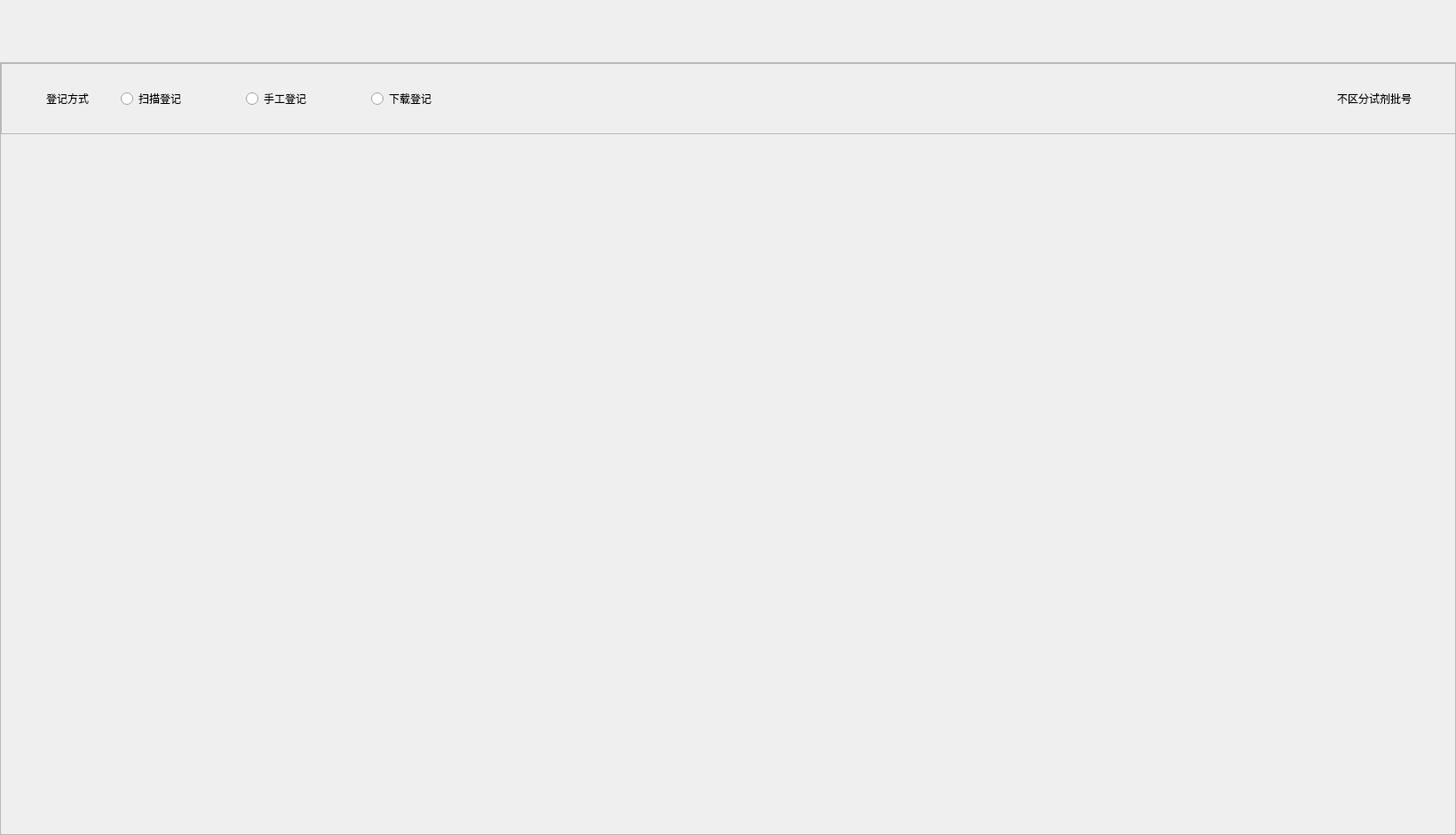
<?xml version="1.0" encoding="UTF-8"?>
<ui version="4.0">
 <class>QcDocRegDlg</class>
 <widget class="BaseDlg" name="QcDocRegDlg">
  <property name="geometry">
   <rect>
    <x>0</x>
    <y>0</y>
    <width>1640</width>
    <height>940</height>
   </rect>
  </property>
  <property name="windowTitle">
   <string>QcDocRegDlg</string>
  </property>
  <widget class="QFrame" name="ContentFrame">
   <property name="geometry">
    <rect>
     <x>0</x>
     <y>70</y>
     <width>1640</width>
     <height>870</height>
    </rect>
   </property>
   <property name="minimumSize">
    <size>
     <width>1640</width>
     <height>870</height>
    </size>
   </property>
   <property name="maximumSize">
    <size>
     <width>1640</width>
     <height>870</height>
    </size>
   </property>
   <property name="frameShape">
    <enum>QFrame::StyledPanel</enum>
   </property>
   <property name="frameShadow">
    <enum>QFrame::Raised</enum>
   </property>
   <widget class="QFrame" name="TopFrame">
    <property name="geometry">
     <rect>
      <x>1</x>
      <y>1</y>
      <width>1640</width>
      <height>80</height>
     </rect>
    </property>
    <property name="minimumSize">
     <size>
      <width>1640</width>
      <height>80</height>
     </size>
    </property>
    <property name="maximumSize">
     <size>
      <width>1640</width>
      <height>80</height>
     </size>
    </property>
    <property name="frameShape">
     <enum>QFrame::StyledPanel</enum>
    </property>
    <property name="frameShadow">
     <enum>QFrame::Raised</enum>
    </property>
    <layout class="QHBoxLayout" name="horizontalLayout_3">
     <property name="spacing">
      <number>36</number>
     </property>
     <property name="leftMargin">
      <number>50</number>
     </property>
     <property name="topMargin">
      <number>0</number>
     </property>
     <property name="rightMargin">
      <number>50</number>
     </property>
     <property name="bottomMargin">
      <number>0</number>
     </property>
     <item>
      <widget class="QLabel" name="RegWaysLab">
       <property name="minimumSize">
        <size>
         <width>0</width>
         <height>40</height>
        </size>
       </property>
       <property name="maximumSize">
        <size>
         <width>16777215</width>
         <height>40</height>
        </size>
       </property>
       <property name="text">
        <string>登记方式</string>
       </property>
      </widget>
     </item>
     <item>
      <layout class="QHBoxLayout" name="horizontalLayout_2">
       <property name="spacing">
        <number>68</number>
       </property>
       <item>
        <widget class="QRadioButton" name="ScanRegRBtn">
         <property name="minimumSize">
          <size>
           <width>0</width>
           <height>40</height>
          </size>
         </property>
         <property name="maximumSize">
          <size>
           <width>16777215</width>
           <height>40</height>
          </size>
         </property>
         <property name="text">
          <string>扫描登记</string>
         </property>
        </widget>
       </item>
       <item>
        <widget class="QRadioButton" name="ManualRegRBtn">
         <property name="minimumSize">
          <size>
           <width>0</width>
           <height>40</height>
          </size>
         </property>
         <property name="maximumSize">
          <size>
           <width>16777215</width>
           <height>40</height>
          </size>
         </property>
         <property name="text">
          <string>手工登记</string>
         </property>
        </widget>
       </item>
       <item>
        <widget class="QRadioButton" name="DownloadRegRBtn">
         <property name="minimumSize">
          <size>
           <width>0</width>
           <height>40</height>
          </size>
         </property>
         <property name="maximumSize">
          <size>
           <width>16777215</width>
           <height>40</height>
          </size>
         </property>
         <property name="text">
          <string>下载登记</string>
         </property>
        </widget>
       </item>
      </layout>
     </item>
     <item>
      <spacer name="horizontalSpacer">
       <property name="orientation">
        <enum>Qt::Horizontal</enum>
       </property>
       <property name="sizeHint" stdset="0">
        <size>
         <width>906</width>
         <height>20</height>
        </size>
       </property>
      </spacer>
     </item>
     <item>
      <layout class="QHBoxLayout" name="horizontalLayout">
       <property name="spacing">
        <number>20</number>
       </property>
       <item>
        <widget class="QLabel" name="label_symbol">
         <property name="minimumSize">
          <size>
           <width>16</width>
           <height>16</height>
          </size>
         </property>
         <property name="maximumSize">
          <size>
           <width>16</width>
           <height>16</height>
          </size>
         </property>
         <property name="text">
          <string/>
         </property>
        </widget>
       </item>
       <item>
        <widget class="QLabel" name="label_symbolName">
         <property name="minimumSize">
          <size>
           <width>0</width>
           <height>40</height>
          </size>
         </property>
         <property name="maximumSize">
          <size>
           <width>16777215</width>
           <height>40</height>
          </size>
         </property>
         <property name="text">
          <string>不区分试剂批号</string>
         </property>
         <property name="alignment">
          <set>Qt::AlignRight|Qt::AlignTrailing|Qt::AlignVCenter</set>
         </property>
        </widget>
       </item>
      </layout>
     </item>
    </layout>
   </widget>
   <widget class="QStackedWidget" name="QcRegStkWgt">
    <property name="geometry">
     <rect>
      <x>1</x>
      <y>81</y>
      <width>1640</width>
      <height>790</height>
     </rect>
    </property>
    <property name="minimumSize">
     <size>
      <width>1640</width>
      <height>790</height>
     </size>
    </property>
    <property name="maximumSize">
     <size>
      <width>1640</width>
      <height>16777215</height>
     </size>
    </property>
   </widget>
  </widget>
 </widget>
 <layoutdefault spacing="6" margin="11"/>
 <customwidgets>
  <customwidget>
   <class>BaseDlg</class>
   <extends>QWidget</extends>
   <header>basedlg.h</header>
   <container>1</container>
  </customwidget>
 </customwidgets>
 <resources>
  <include location="../../leonis.qrc"/>
 </resources>
 <connections/>
</ui>
